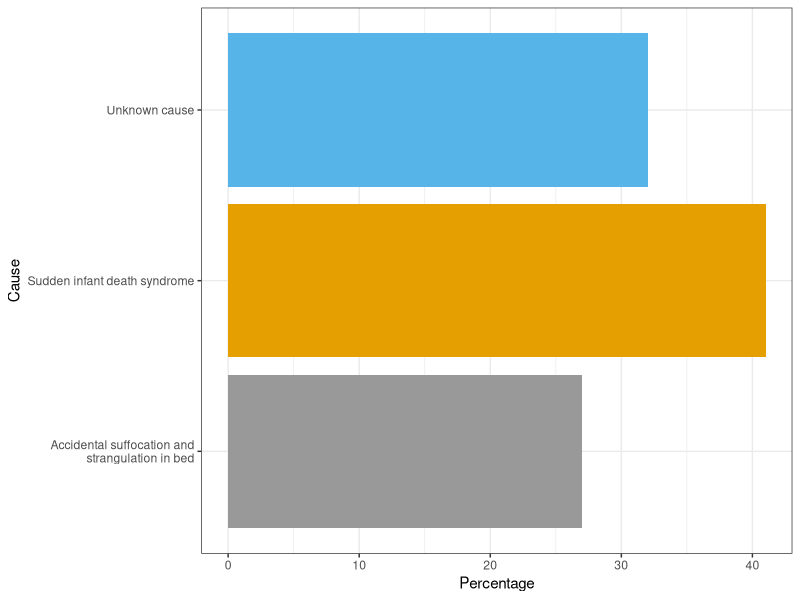
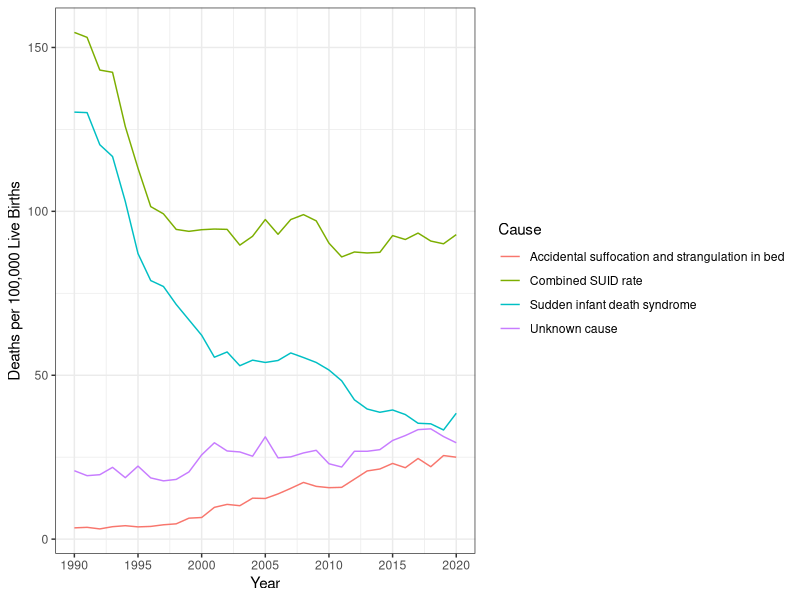

The R script that drew these images, in order:
## ---- chunk 1
#| label: setup
#| include: false

library(tidyverse)

# The palette with grey:
cbPalette <- c("#999999", "#E69F00", "#56B4E9", "#009E73", "#F0E442", "#0072B2", "#D55E00", "#CC79A7")

## ---- chunk 2
#| label: fig-03-05
#| fig-cap: >
#|   Breakdown of Sudden Unexpected Infant Deaths by Cause, 2020 ([Source](https://www.cdc.gov/sids/data.htm))

# Figure 3.5

tibble(
  Cause = c("Sudden infant death syndrome",
            "Unknown cause",
            "Accidental suffocation and\nstrangulation in bed"),
  Percentage = c(41,
                 32,
                 27)
) %>% 
  ggplot(
    aes(x = Percentage, y = Cause, fill = Cause)
  ) +
  geom_col() +
  scale_fill_manual(values = cbPalette) +
  theme_bw() +
  theme(legend.position="none")

## ---- chunk 3
#| label: fig-03-06
#| warning: false
#| error: false
#| fig-cap: >
#|   Trends in Sudden Unexpected Infant Death by Cause, 1990–2020 ([Source](https://www.cdc.gov/sids/data.htm#graph))

# Figure 3.6

read_csv("data/03-cdc-sids.csv") %>% 
  pivot_longer(
    -1,
    names_to = "Year", values_to = "Deaths"
  ) %>% 
  rename(
    Cause = 1
  ) %>% 
  mutate(
    Year = as.numeric(Year)
  ) %>% 
  ggplot(
    aes(x = Year, y = Deaths, group = Cause)
  ) +
  geom_line(aes(color = Cause)) +
  labs(
    y = "Deaths per 100,000 Live Births"
  ) +
    scale_x_continuous(breaks = seq(1990, 2025, by = 5)) +
  theme_bw()
## ---- chunk 4
#| label: fig-03-07
#| fig-cap: >
#|  A sleeping infant

# Figure 3.7

# Source

knitr::include_graphics("https://cdn.pixabay.com/photo/2012/03/04/01/01/father-22194_1280.jpg")
## ---- chunk 5
#| out-width: 50%
#| fig-cap: "[Image](https://commons.wikimedia.org/wiki/File:Breastfeeding_infant.jpg) is in the public domain"

knitr::include_graphics("https://upload.wikimedia.org/wikipedia/commons/1/1e/Breastfeeding_infant.jpg")

## ---- chunk 6
#| fig-cap: "[Image](https://commons.wikimedia.org/wiki/File:Rooting.jpg) is in the public domain"

knitr::include_graphics("https://upload.wikimedia.org/wikipedia/commons/4/44/Rooting.jpg")

## ---- chunk 7
#| out-width: 50%
#| fig-cap: "[Image](https://www.flickr.com/photos/superman_ha_muerto/4806047519) by [Raul Luna](https://www.flickr.com/photos/superman_ha_muerto/) is licensed under [CC BY 2.0](https://creativecommons.org/licenses/by/2.0/)"

# knitr::include_graphics("figures/figure-04-10.jpg")

## ---- chunk 8
#| out-width: 50%
#| fig-cap: "[Image](https://commons.wikimedia.org/wiki/File:Babinski-newborn.jpg) by [Medicus of Borg](https://commons.wikimedia.org/wiki/User:Medicus_of_Borg) is licensed under [CC BY-SA 3.0](https://creativecommons.org/licenses/by-sa/3.0/deed.en)"

knitr::include_graphics("https://upload.wikimedia.org/wikipedia/commons/b/bc/Babinski-newborn.jpg")

## ---- chunk 9
#| fig-cap: "[Image](https://commons.wikimedia.org/wiki/File:Moro_reflex.jpg) by [Raul Luna](https://www.flickr.com/photos/superman_ha_muerto/) is licensed under [CC BY 2.0](https://creativecommons.org/licenses/by/2.0/)"

knitr::include_graphics("https://upload.wikimedia.org/wikipedia/commons/5/58/Moro_reflex.jpg")

## ---- chunk 10
#| out-width: 50%
#| fig-cap: "[Image](https://commons.wikimedia.org/wiki/File:Asymmetrical_tonic_neck_reflex_(ATNR)_in_a_two-week-old_female.jpg) by [Samuel Finlayson](https://commons.wikimedia.org/w/index.php?title=User:Sgfin&action=edit&redlink=1) is licensed under [CC BY-SA 4.0](https://creativecommons.org/licenses/by-sa/4.0/deed.en)"

knitr::include_graphics("https://upload.wikimedia.org/wikipedia/commons/thumb/8/87/Asymmetrical_tonic_neck_reflex_%28ATNR%29_in_a_two-week-old_female.jpg/412px-Asymmetrical_tonic_neck_reflex_%28ATNR%29_in_a_two-week-old_female.jpg")

## ---- chunk 11
#| fig.cap: "[Image](https://commons.wikimedia.org/wiki/File:Walking_reflex.jpg) is in the public domain"

knitr::include_graphics("https://upload.wikimedia.org/wikipedia/commons/b/bf/Walking_reflex.jpg")

## ---- chunk 12
#| label: fig-03-08
#| out-width: 40%
#| fig-cap: >
#|   "[Infant displaying the palmar grasp reflex](https://en.wikipedia.org/wiki/Fine_motor_skill#/media/File:Baby-200760_640.jpg) by jelly licensed by [CC0](http://creativecommons.org/publicdomain/zero/1.0/deed.en)"

# Figure 3.8

# Source

knitr::include_graphics("https://upload.wikimedia.org/wikipedia/commons/thumb/e/ee/Baby-200760_640.jpg/1024px-Baby-200760_640.jpg")

## ---- chunk 13
#| label: fig-03-10
#| out-width: 60%
#| fig-cap: >
#|   "[Eight-month-old infant; as a common feature, eyes are usually large in relation to the face.](https://en.wikipedia.org/wiki/Infant#/media/File:Baby_Face.JPG) by [Avsar Aras](https://commons.wikimedia.org/w/index.php?title=User:Avsararas&action=edit&redlink=1) licensed by [CC BY-SA 4.0](https://creativecommons.org/licenses/by-sa/4.0)"

# Figure 3.10

# Source

knitr::include_graphics("https://upload.wikimedia.org/wikipedia/commons/thumb/e/e1/Baby_Face.JPG/2560px-Baby_Face.JPG")

## ---- chunk 14
#| label: fig-03-21
#| out-width: 40%
#| fig-cap: >
#|   Figure 3.21 Victor of Aveyon ([Source](https://commons.wikimedia.org/wiki/File:Victor,_the_salvage_of_Aveyron,_end_XVIIIe.jpg))

# Figure 3.21 Victor of Aveyon
#
# Source

knitr::include_graphics("https://upload.wikimedia.org/wikipedia/commons/thumb/1/14/Victor%2C_the_salvage_of_Aveyron%2C_end_XVIIIe.jpg/926px-Victor%2C_the_salvage_of_Aveyron%2C_end_XVIIIe.jpg?20180722215808")

## ---- chunk 15
#| label: fig-03-23
#| out-width: 50%
#| fig-cap: >
#|   [Image](https://www.flickr.com/photos/27526538@N07/9240215990) by [mynameisharsha](https://www.flickr.com/photos/mynameisharsha/) is licensed under [CC BY-SA 2.0](https://creativecommons.org/licenses/by-sa/2.0/)


# **Figure 3.23**
# 
# Source

knitr:: include_graphics("https://nobaproject.com/images/shared/images/000/002/457/original.jpg")

## ---- chunk 16
#| label: fig-03-27
#| fig-cap: >
#|   John Bowlby ([Source](https://en.wikipedia.org/wiki/John_Bowlby#/media/File:John_Bowlby.jpg))

# **Figure 3.27 John Bowlby**
# 
# Source

knitr::include_graphics("https://upload.wikimedia.org/wikipedia/en/c/cf/John_Bowlby.jpg")

## ---- chunk 17
#| label: fig-03-29
#| out-width: 50%
#| fig-cap: >
#|   [Source](https://commons.wikimedia.org/wiki/File:USMC-13222.jpg)

# **Figure 3.29**
# 
# Source

knitr::include_graphics("https://upload.wikimedia.org/wikipedia/commons/a/aa/USMC-13222.jpg?20121213104755")

